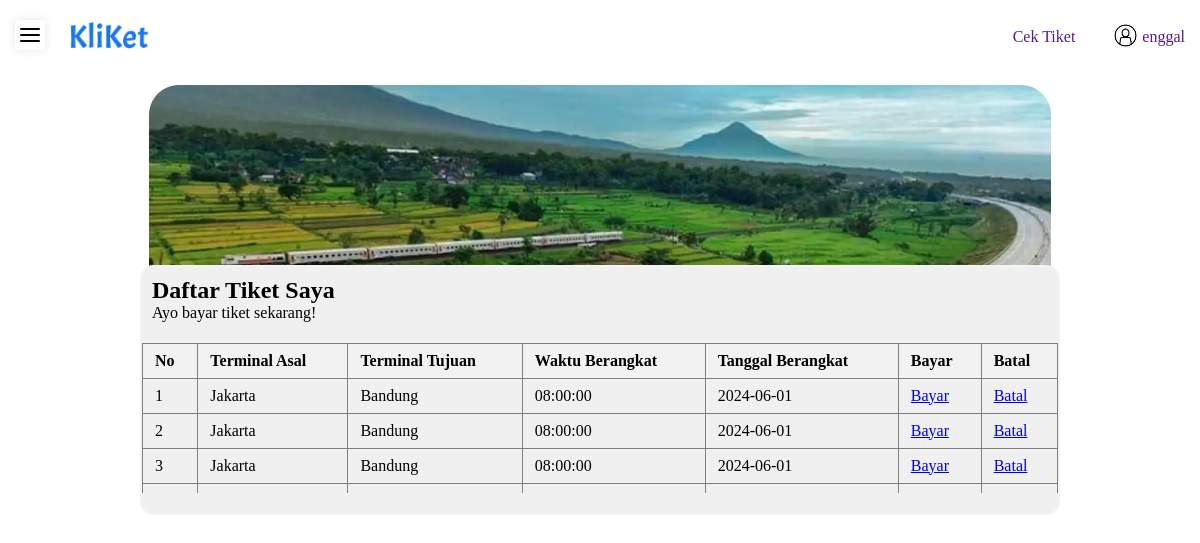
Screenshot of /pesanan.php (signed in) with the database file from the repository.
### tables this page shows
CREATE TABLE `akun` (
  `userID` int(11) NOT NULL,
  `username` varchar(255) NOT NULL,
  `kategoriID` int(11) DEFAULT NULL,
  `kata_sandi` varchar(255) NOT NULL
);

CREATE TABLE `tiket` (
  `tiketID` int(11) NOT NULL,
  `ruteID` int(11) NOT NULL,
  `userID` int(11) NOT NULL,
  `pembayaran` int(11) DEFAULT NULL,
  `status_kehadiran` varchar(20) DEFAULT 'Belum Ditentukan'
);

CREATE TABLE `rute` (
  `ruteID` int(11) NOT NULL,
  `waktu_berangkat` time NOT NULL,
  `asal` varchar(255) NOT NULL,
  `tanggal_berangkat` date NOT NULL,
  `tujuan` varchar(255) DEFAULT NULL
);

### pesanan.php (the view, shortened to what this page needs)
<?php
include 'database/koneksi.php';
$username = $_SESSION['username'];
$sql = "SELECT * FROM akun WHERE username='$username'";
$result = $conn->query($sql);
$user = $result->fetch_assoc();
?>
<!DOCTYPE html>
<html lang="en">
<head>
    <link rel="stylesheet" href="css/style.css">
    <link rel="stylesheet" href="css/tabel.css">
</head>
<body>
    <div class="nav">
        <label>
            <div class="toggle">
                <span class="top_line common"></span>
                <span class="middle_line common"></span>
                <span class="bottom_line common"></span>
            </div>
        </label>
        <div class="cont">
            <nav>
                <a href="index.php"><img src="img/Kliket-logo-blue.png" class="logo"></a>
                <ul>
                    <li><a href="">Cek Tiket</a></li>
                    <li><a href=""><img src="img/user_icon.png" class="logo2"><?php echo $user['username']; ?></a></li>
                </ul>
            </nav>
        </div>
    </div>
    <div class="cons">
    <div class="boxs">
        <div class="boxxs">
            <h1 class="pesan-title">Daftar Tiket Saya</h1>
            <p class="pesan-sub">Ayo bayar tiket sekarang!</p>
        </div>
        <div class="table-container">
            <table border="1">
                <thead>
                    <tr>
                        <th>No</th>
                        <th>Terminal Asal</th>
                        <th>Terminal Tujuan</th>
                        <th>Waktu Berangkat</th>
                        <th>Tanggal Berangkat</th>
                        <th>Bayar</th>
                        <th>Batal</th>
                    </tr>
                </thead>
                <tbody>
                    <?php
                    $query = "SELECT t.tiketID, r.asal, r.tujuan, r.waktu_berangkat, r.tanggal_berangkat , r.ruteID
                            FROM tiket t
                            JOIN rute r ON t.ruteID = r.ruteID
                            WHERE t.userID = {$_SESSION['userID']} AND t.pembayaran = 0";
                    $result = mysqli_query($conn, $query);
                    if (mysqli_num_rows($result) > 0) {
                        $no = 1;
                        while ($row = mysqli_fetch_assoc($result)) {
                            echo "<tr>
                                    <td>{$no}</td>
                                    <td>{$row['asal']}</td>
                                    <td>{$row['tujuan']}</td>
                                    <td>{$row['waktu_berangkat']}</td>
                                    <td>{$row['tanggal_berangkat']}</td>
                                    <td><a href='database/checkout.php?tiketID={$row['tiketID']}'>Bayar</a></td>
                                    <td><a href='database/cancel.php?tiketID={$row['tiketID']}'>Batal</a></td>
                                  </tr>";
                            $no++;
                        }
                    } else {
                        echo "<tr><td colspan='8'>Tidak ada tiket yang dipesan</td></tr>";
                    }
                    ?>
                </tbody>
            </table>
        </div>
    </div>
</div>
</body>
</html>

### css/style.css (style rules this page uses)
* { margin: 0; padding: 0; box-sizing: border-box; }
.nav { width: 100%; height: 55px; background-color: white; background-position: center; background-size: cover; }
nav { display: flex; align-items: center; justify-content: space-between; flex-wrap: wrap; }
.logo { margin-left: 70px; margin-top: 22px; width: 80px; }
nav ul li { display: inline-block; list-style: none; margin: 0px 15px; margin-top: 12px; }
nav ul li a { text-decoration: none; position: relative; }
nav ul li a::after { content: ''; width: 0; height: 3px; background: #0D6EFD; position: absolute; left: 0; bottom: -4px; transition: 1s; }
.logo2 { margin-bottom: -10px; width: 33px; }
.toggle { position: absolute; height: 30px; width: 30px; top: 20px; left: 15px; z-index: 1; cursor: pointer; border-radius: 2px; background-color: white; box-shadow: 0 0 10px rgba(0, 0, 0, 0.1); }
.toggle .common { position: absolute; height: 2px; width: 20px; background-color: black; border-radius: 50px; transition: 0.3 ease; }
.toggle .top_line { top: 30%; left: 50%; transform: translate(-50%,-50%); }
.toggle .middle_line { top: 50%; left: 50%; transform: translate(-50%,-50%); }
.toggle .bottom_line { top: 70%; left: 50%; transform: translate(-50%,-50%); }
.cons { display: flex; background-color: white; justify-content: center; width: 100vw; height: 35vw; margin-top: 20px; }
.cons .boxs { position: absolute; }
.boxs { display: grid; margin-top: 190px; width: 920px; height: 250px; outline: none; border: none; border: 2px solid rgba(255,255,255, 0.2); border-radius: 14px; background-color: #F0F0F0; }
.boxs .pesan-title { font-size: 24px; margin-left: 10px; margin-top: 10px; }
.boxs .pesan-sub { font-size: 16px; margin-left: 10px; }

### css/tabel.css (style rules this page uses)
.table-container { max-height: 150px; overflow-y: auto; }
table { width: 100%; border-collapse: collapse; }
th, td { padding: 8px 12px; text-align: left; }
th { background-color: #f2f2f2; }

### rows the page displays
akun: username "enggal"
tiket: ruteID.asal "Jakarta", ruteID.tujuan "Bandung", ruteID.waktu_berangkat "08:00:00", ruteID.tanggal_berangkat "2024-06-01"
tiket: ruteID.asal "Jakarta", ruteID.tujuan "Bandung", ruteID.waktu_berangkat "08:00:00", ruteID.tanggal_berangkat "2024-06-01"
tiket: ruteID.asal "Jakarta", ruteID.tujuan "Bandung", ruteID.waktu_berangkat "08:00:00", ruteID.tanggal_berangkat "2024-06-01"
